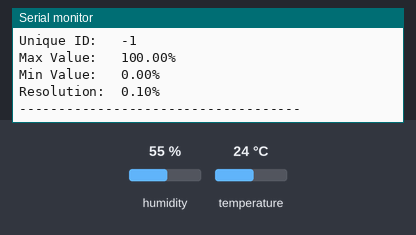
Simulated run of this sketch. Board: Arduino Nano ESP32. On the bench: the last lines printed to the serial monitor. The test bench sets the inputs (shaded band); at power-on: humidity 55 %, temperature 24 °C. WiFi joins after 1.5 s; servers stay silent unless stated.

Above: at 3.0 s.
3.1 s: humidity set to 59 %
At 4.2 s:
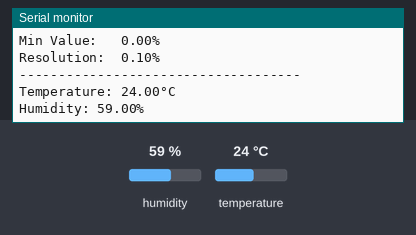
5.3 s: humidity set to 62 %
At 7.1 s:
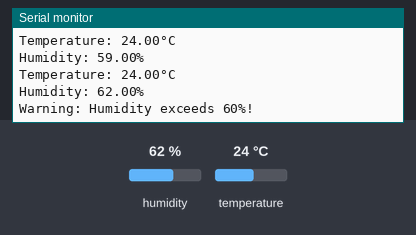

Measured:
- the behaviour switches between 60 and 61 % on humidity (found by bisection; images 1 and 2)
- after the input at 3.1 s, the serial monitor: prints a new line after 0.78 s (image 1)
- after the input at 5.3 s, the serial monitor: prints a new line after 0.58 s (image 2)

The sketch:

Temp_Test_nov27a.ino
```cpp
#include "arduino_secrets.h"
#include <Adafruit_Sensor.h>
#include <DHT.h>
#include <DHT_U.h>
/*
  Sketch generated by the Arduino IoT Cloud Thing "Untitled 2"
  https://create.arduino.cc/cloud/things/e665f4b5-fefb-4e03-93a3-c2cfdf041b28

  Arduino IoT Cloud Variables description

  The following variables are automatically generated and updated when changes are made to the Thing

  float celTemp;
  float relHumid;
  bool humiWarning;
  bool storageHumiStatus;
  bool storageTempStatus;
  bool tempWarning;

  Variables which are marked as READ/WRITE in the Cloud Thing will also have functions
  which are called when their values are changed from the Dashboard.
  These functions are generated with the Thing and added at the end of this sketch.
*/

#include "thingProperties.h"

//local values to hold temperature and humidity
float readtemp;
float readhumi;

#define DHTPIN 22     // Digital pin connected to the DHT sensor
// Feather HUZZAH ESP8266 note: use pins 3, 4, 5, 12, 13 or 14 --
// Pin 15 can work but DHT must be disconnected during program upload.

// Uncomment the type of sensor in use:
//#define DHTTYPE    DHT11     // DHT 11
#define DHTTYPE    DHT22     // DHT 22 (AM2302)
//#define DHTTYPE    DHT21     // DHT 21 (AM2301)

// See guide for details on sensor wiring and usage:
//   https://learn.adafruit.com/dht/overview

DHT_Unified dht(DHTPIN, DHTTYPE);

uint32_t delayMS;

void setup() {
  // Initialize serial and wait for port to open:
  Serial.begin(9600);
  // This delay gives the chance to wait for a Serial Monitor without blocking if none is found
  delay(1500);

  // Defined in thingProperties.h
  initProperties();

  // Connect to Arduino IoT Cloud
  ArduinoCloud.begin(ArduinoIoTPreferredConnection);

  /*
     The following function allows you to obtain more information
     related to the state of network and IoT Cloud connection and errors
     the higher number the more granular information you’ll get.
     The default is 0 (only errors).
     Maximum is 4
 */
  setDebugMessageLevel(2);
  ArduinoCloud.printDebugInfo();


  dht.begin();
  Serial.println(F("DHTxx Unified Sensor Example"));
  // Print temperature sensor details.
  sensor_t sensor;
  dht.temperature().getSensor(&sensor);
  Serial.println(F("------------------------------------"));
  Serial.println(F("Temperature Sensor"));
  Serial.print  (F("Sensor Type: ")); Serial.println(sensor.name);
  Serial.print  (F("Driver Ver:  ")); Serial.println(sensor.version);
  Serial.print  (F("Unique ID:   ")); Serial.println(sensor.sensor_id);
  Serial.print  (F("Max Value:   ")); Serial.print(sensor.max_value); Serial.println(F("°C"));
  Serial.print  (F("Min Value:   ")); Serial.print(sensor.min_value); Serial.println(F("°C"));
  Serial.print  (F("Resolution:  ")); Serial.print(sensor.resolution); Serial.println(F("°C"));
  Serial.println(F("------------------------------------"));
  // Print humidity sensor details.
  dht.humidity().getSensor(&sensor);
  Serial.println(F("Humidity Sensor"));
  Serial.print  (F("Sensor Type: ")); Serial.println(sensor.name);
  Serial.print  (F("Driver Ver:  ")); Serial.println(sensor.version);
  Serial.print  (F("Unique ID:   ")); Serial.println(sensor.sensor_id);
  Serial.print  (F("Max Value:   ")); Serial.print(sensor.max_value); Serial.println(F("%"));
  Serial.print  (F("Min Value:   ")); Serial.print(sensor.min_value); Serial.println(F("%"));
  Serial.print  (F("Resolution:  ")); Serial.print(sensor.resolution); Serial.println(F("%"));
  Serial.println(F("------------------------------------"));
  // Set delay between sensor readings based on sensor details.
  delayMS = sensor.min_delay / 1000;
}


void loop() {
  ArduinoCloud.update();
  // Your code here
  delay(delayMS);
  // Get temperature event and print its value.
  sensors_event_t event;
  dht.temperature().getEvent(&event);
  if (isnan(event.temperature)) {
    Serial.println(F("Error reading temperature!"));
  }
  else {
    Serial.print(F("Temperature: "));
    Serial.print(event.temperature);
    Serial.println(F("°C"));
  }
  readtemp = event.temperature;

  // Get humidity event and print its value.
  dht.humidity().getEvent(&event);
  if (isnan(event.relative_humidity)) {
    Serial.println(F("Error reading humidity!"));
  }
  else {
    Serial.print(F("Humidity: "));
    Serial.print(event.relative_humidity);
    Serial.println(F("%"));
  }

  //update local variable
  readhumi = event.relative_humidity;

  //pass value to cloud variable
  celTemp = readtemp;
  relHumid = readhumi;

  if (celTemp > 25){
    Serial.println("Warning: Temperature exceeds 25°C!");
    tempWarning = true;
    storageTempStatus = false;

  }

  if (relHumid > 60) {
    Serial.println("Warning: Humidity exceeds 60%!");
    humiWarning = true;
    storageHumiStatus = false;
  }

  if (celTemp < 25){
    tempWarning = false;
    storageTempStatus = true;
  }

    if (relHumid < 60) {
    humiWarning = false;
    storageHumiStatus = true;
  }

}


/*
  Since HumiWarning is READ_WRITE variable, onHumiWarningChange() is
  executed every time a new value is received from IoT Cloud.
*/
void onHumiWarningChange()  {
  // Add your code here to act upon HumiWarning change
}

/*
  Since TempWarning is READ_WRITE variable, onTempWarningChange() is
  executed every time a new value is received from IoT Cloud.
*/
void onTempWarningChange()  {
  // Add your code here to act upon TempWarning change
}
```

arduino_secrets.h
```cpp
#define SECRET_DEVICE_KEY ""
#define SECRET_OPTIONAL_PASS ""
#define SECRET_SSID ""
```

thingProperties.h
```cpp
// Code generated by Arduino IoT Cloud, DO NOT EDIT.

#include <ArduinoIoTCloud.h>
#include <Arduino_ConnectionHandler.h>

const char DEVICE_LOGIN_NAME[]  = "a2206d36-0388-408f-9547-baa2f6fc85f2";

const char SSID[]               = SECRET_SSID;    // Network SSID (name)
const char PASS[]               = SECRET_OPTIONAL_PASS;    // Network password (use for WPA, or use as key for WEP)
const char DEVICE_KEY[]  = SECRET_DEVICE_KEY;    // Secret device password

void onHumiWarningChange();
void onTempWarningChange();

float celTemp;
float relHumid;
bool humiWarning;
bool storageHumiStatus;
bool storageTempStatus;
bool tempWarning;

void initProperties(){

  ArduinoCloud.setBoardId(DEVICE_LOGIN_NAME);
  ArduinoCloud.setSecretDeviceKey(DEVICE_KEY);
  ArduinoCloud.addProperty(celTemp, READ, 5 * SECONDS, NULL);
  ArduinoCloud.addProperty(relHumid, READ, 5 * SECONDS, NULL);
  ArduinoCloud.addProperty(humiWarning, READWRITE, ON_CHANGE, onHumiWarningChange);
  ArduinoCloud.addProperty(storageHumiStatus, READ, ON_CHANGE, NULL);
  ArduinoCloud.addProperty(storageTempStatus, READ, ON_CHANGE, NULL);
  ArduinoCloud.addProperty(tempWarning, READWRITE, ON_CHANGE, onTempWarningChange);

}

WiFiConnectionHandler ArduinoIoTPreferredConnection(SSID, PASS);
```
